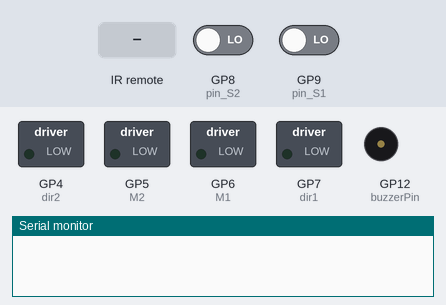
A sketch run on a simulated Raspberry Pi Pico. Shown: switched loads named in the sketch (green lamp = pin HIGH), buzzer (waves = sounding), the last lines printed to the serial monitor. The inputs (shaded band) are chosen by the test bench; at power-on: GP8 (pin_S2) LOW, GP9 (pin_S1) LOW.

Above: at 5.2 s.
5.3 s: infrared code 0xE916FF00 received
At 5.55 s:
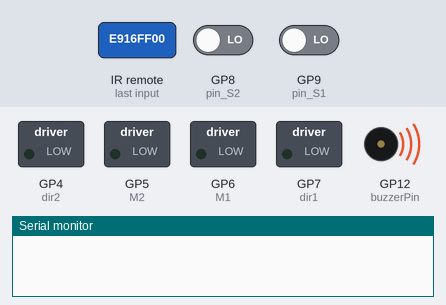
8.3 s: infrared code 0xF20DFF00 received
At 10.9 s:
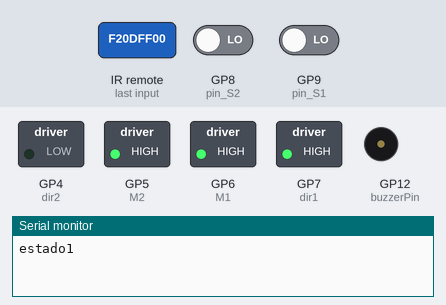
11.3 s: infrared code 0xE718FF00 received
At 12.1 s:
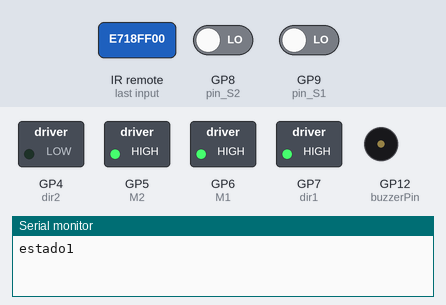
12.8 s: GP8 (pin_S2) driven HIGH
At 13.6 s:
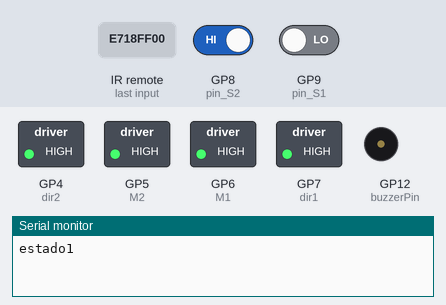
15.8 s: GP9 (pin_S1) driven HIGH
At 16.4 s:
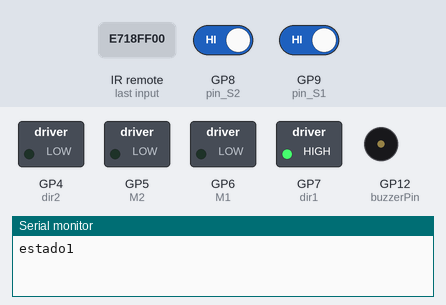
17.3 s: GP8 (pin_S2) driven LOW
At 18.45 s:
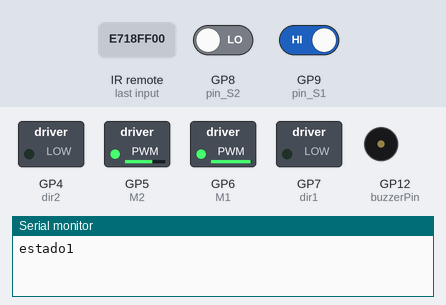
Timing chart, 0 to 24.3 s (numbered marks = the images above; inputs shaded):
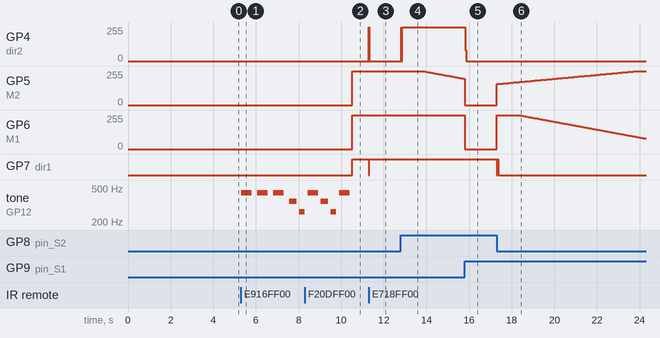

The sketch:

Seguidor_PID_ControleIR.ino
```cpp
#include <Arduino.h>
#include "PinDefinitionsAndMore.h" // Define macros for input and output pin etc.
#include "teste.h"

#if !defined(RAW_BUFFER_LENGTH)
#  if RAMEND <= 0x4FF || RAMSIZE < 0x4FF
#define RAW_BUFFER_LENGTH  180  // 750 (600 if we have only 2k RAM) is the value for air condition remotes. Default is 112 if DECODE_MAGIQUEST is enabled, otherwise 100.
#  elif RAMEND <= 0x8FF || RAMSIZE < 0x8FF
#define RAW_BUFFER_LENGTH  600  // 750 (600 if we have only 2k RAM) is the value for air condition remotes. Default is 112 if DECODE_MAGIQUEST is enabled, otherwise 100.
#  else
#define RAW_BUFFER_LENGTH  750  // 750 (600 if we have only 2k RAM) is the value for air condition remotes. Default is 112 if DECODE_MAGIQUEST is enabled, otherwise 100.
#  endif
#endif
#define MARK_EXCESS_MICROS    20    // Adapt it to your IR receiver module. 20 is recommended for the cheap VS1838 modules.
#include <IRremote.hpp>

//Definição dos pinos de controle do motor
#define M1 6 // Pino_Velocidade 1º Motor ( 0 a 255)_ Porta IN2 ponte H;
#define M2 5 //Pino_Velocidade 2º Motor ( 0 a 255) _ Porta IN4 ponte H;
#define dir1 7 //Pino_Direção do 1º Motor: Para frente / Para trás (HIGH ou LOW)_ porta IN1 ponte H;
#define dir2 4 //Pino_Direção do 2º Motor: Para frente / Para trás (HIGH ou LOW)_ porta IN3 ponte H;

//Definição dos pinos dos sensores
#define pin_S1 9
#define pin_S2 8
bool Sensor1 = 0;
bool Sensor2 = 0;
#define buzzerPin 12

//variável responsável por controlar a velocidade dos motores
int velocidade = 255;

// Parâmetros do PID
double Kp = 1.6;   // Ganho Proporcional
double Ki = 0.15;   // Ganho Integral
double Kd = 0.012;  // Ganho Derivativo

// Variáveis globais
int estado = 0;
double erro = 0;
double erroAnterior = 0;
double somaErro = 0;
double erro2 = 0;
double erroAnterior2 = 0;
double somaErro2 = 0;


//+=============================================================================
// Configure the Arduino
//
void setup() {
pinMode(LED_BUILTIN, OUTPUT);
pinMode(M1, OUTPUT);
pinMode(M2, OUTPUT);
pinMode(dir1, OUTPUT);
pinMode(dir2, OUTPUT);
pinMode(buzzerPin, OUTPUT);

//Setamos os pinos dos sensores como entrada
pinMode(pin_S1, INPUT);
pinMode(pin_S2, INPUT);


    Serial.begin(115200);   // Status message will be sent to PC at 9600 baud
#if defined(__AVR_ATmega32U4__) || defined(SERIAL_PORT_USBVIRTUAL) || defined(SERIAL_USB) /*stm32duino*/|| defined(USBCON) /*STM32_stm32*/|| defined(SERIALUSB_PID) || defined(ARDUINO_attiny3217)
    delay(4000); // To be able to connect Serial monitor after reset or power up and before first print out. Do not wait for an attached Serial Monitor!
#endif
    // Start the receiver and if not 3. parameter specified, take LED_BUILTIN pin from the internal boards definition as default feedback LED
    IrReceiver.begin(IR_RECEIVE_PIN, ENABLE_LED_FEEDBACK);


}

//+=============================================================================
// The repeating section of the code
//
void loop() {


  if (IrReceiver.decode()) {  // Grab an IR code
    if (IrReceiver.decodedIRData.flags & IRDATA_FLAGS_IS_AUTO_REPEAT) {
      IrReceiver.resume();
      return;
    }

    uint32_t rawData = IrReceiver.decodedIRData.decodedRawData; // Obter o valor do sinal IR recebido

    switch (rawData) {
      case frente:
        digitalWrite(dir1, LOW);
        digitalWrite(dir2, HIGH);
        analogWrite(M1, velocidade); // Ambos motores ligam na mesma velocidade
        analogWrite(M2, velocidade);
        break;

      case tras:
        digitalWrite(dir1, HIGH);
        digitalWrite(dir2, LOW);
        analogWrite(M1, velocidade); // Ambos motores ligam na mesma velocidade
        analogWrite(M2, velocidade);
        break;

      case direita:
        digitalWrite(dir1, LOW);
        digitalWrite(dir2, HIGH);
        analogWrite(M1, 125); // O motor 1 desliga
        analogWrite(M2, velocidade); // O motor 2 fica ligado, fazendo assim o carrinho virar
        break;

      case esquerda:
        digitalWrite(dir1, LOW);
        digitalWrite(dir2, HIGH);
        analogWrite(M1, velocidade);
        analogWrite(M2, 125);
        break;

      case seguir:
        Serial.println("Tecla 5");
        break;

      case buzina:
        playMelody();
        IrReceiver.resume(); // Continue a leitura do controle IR após tocar a buzina
        break;

      case seguidor:
      if (estado == 0){
        estado = 1;
        Serial.println("estado1");
      }else {
        estado =0;
      }
      break;

      default:
        noTone(buzzerPin);
        analogWrite(M1, 0); // Ambos motores ligam na mesma velocidade
        analogWrite(M2, 0);
        break;
    }
    IrReceiver.resume();  // Prepare for the next value
  }
  delay(10);
      if (estado == 1){
      Sensor1 = digitalRead(pin_S1);
      Sensor2 = digitalRead(pin_S2);
            // Calcula o erro com base nos valores dos sensores
      if (Sensor1 == 0){
        erro = 1;
      }else if (Sensor1 == 1){
        erro = -2;
      }

        if (Sensor2 == 0){
        erro2 = 1;
      }else if (Sensor2 == 1){
        erro2 = -2;
      }

      // Calcula ação de controle PID
      double acaoP = Kp * erro;
      somaErro += erro;
      double acaoI = Ki * somaErro;
      double acaoD = Kd * (erro - erroAnterior);

      // Calcula ação total
      double acaoTotal = acaoP + acaoI + acaoD;

      // Atualiza o estado anterior
      erroAnterior = erro;

      // Calcula ação de controle PID
      double acaoP2 = Kp * erro2;
      somaErro2 += erro2;
      double acaoI2 = Ki * somaErro2;
      double acaoD2 = Kd * (erro2 - erroAnterior2);

      // Calcula ação total
      double acaoTotal2 = acaoP2 + acaoI2 + acaoD2;

      // Atualiza o estado anterior
      erroAnterior2 = erro2;

      // Calcula a velocidade ajustada com base na ação total
      int velocidadeAjustada = constrain(velocidade + acaoTotal, 0, 255);
      int velocidadeAjustada2 = constrain(velocidade + acaoTotal2, 0, 255);

      digitalWrite(dir1, HIGH);
      digitalWrite(dir2, LOW);
      if((Sensor1 == 0) && (Sensor2 == 0)){ // Se detectar na extremidade das faixas duas cores brancas
      analogWrite(M1, velocidadeAjustada); // Ambos motores ligam na mesma velocidade
      analogWrite(M2, velocidadeAjustada2);
      }
      if((Sensor1 == 1) && (Sensor2 == 0)){ // Se detectar um lado preto e o outro branco (DIREITA)
      digitalWrite(dir1, LOW);
      analogWrite(M1, velocidadeAjustada); // O motor 1 desliga
      analogWrite(M2, velocidadeAjustada2); // O motor 2 fica ligado, fazendo assim o carrinho virar
      }
      if((Sensor1 == 0) && (Sensor2 == 1)){ // Se detectar um lado branco e o outro preto
      digitalWrite(dir2, HIGH);
      analogWrite(M1, velocidadeAjustada); //O motor 1 fica ligado
      analogWrite(M2, velocidadeAjustada2); // O motor 2 desliga, fazendo assim o carrinho virar no outro sentido
      }
      if((Sensor1 == 1) && (Sensor2 == 1)){ // Se detectar um lado branco e o outro preto
      analogWrite(M1, 0); //O motor 1 fica ligado
      analogWrite(M2, 0); // O motor 2 desliga, fazendo assim o carrinho virar no outro sentido
      }
    else if (estado == 0){
      analogWrite(M1, 0);
      analogWrite(M2, 0);
    }
  }
}
```

teste.h
```cpp
#define frente 0xE718FF00
#define tras   0xAD52FF00
#define direita 0xA55AFF00
#define esquerda 0xF708FF00
#define seguir  0xE31CFF00
#define seguidor 0xF20DFF00
#define buzina  0xE916FF00

#define Do 262
#define Re 294
#define Mi 330
#define Fa 349
#define Sol 392
#define La 440
#define Si 494
#define Pausa 0
#define buzzerPin 12
void playMelody(){
  tone(buzzerPin, La);
  delay(500);
  noTone(buzzerPin);
  delay(250);

  tone(buzzerPin, La);
  delay(500);
  noTone(buzzerPin);
  delay(250);

  tone(buzzerPin, La);
  delay(500);
  noTone(buzzerPin);
  delay(250);

  tone(buzzerPin, Fa);
  delay(350);
  noTone(buzzerPin);
  delay(125);

  tone(buzzerPin, Do);
  delay(250);
  noTone(buzzerPin);
  delay(150);

  tone(buzzerPin, La);
  delay(500);
  noTone(buzzerPin);
  delay(100);

  tone(buzzerPin, Fa);
  delay(350);
  noTone(buzzerPin);
  delay(125);

  tone(buzzerPin, Do);
  delay(250);
  noTone(buzzerPin);
  delay(150);

  tone(buzzerPin, La);
  delay(500);
  noTone(buzzerPin);
  delay(100);
}
```

Source omitted: PinDefinitionsAndMore.h (11590 bytes)

Measured:
- after the input at 5.3 s, tone on GP12 (buzzerPin): plays 440 Hz for 0.50 s, 440 Hz for 0.50 s, 440 Hz for 0.50 s, 349 Hz for 0.35 s, 262 Hz for 0.25 s, starting at once
- after the input at 8.3 s, GP5 (M2), GP6 (M1): 0/255 → 255/255 after 2.2 s; GP7 (dir1): LOW → HIGH after 2.2 s
- after the input at 11.3 s, GP4 (dir2): 0/255 → 255/255 at once, → 0/255 0.01 s later; GP7 (dir1): HIGH → LOW at once, → HIGH 0.01 s later
- after the input at 12.8 s, GP4 (dir2): 0/255 → 255/255 at once; GP5 (M2): moves from 255/255 to 197/255 over 1.9 s, starting after 1.0 s
- after the input at 15.8 s, GP4 (dir2), GP6 (M1): 255/255 → 0/255 at once
- after the input at 17.3 s, GP5 (M2): moves from 0/255 to 255/255 over 6.6 s, starting at once; GP7 (dir1): HIGH → LOW at once, → HIGH 0.02 s later, → LOW 0.04 s later
